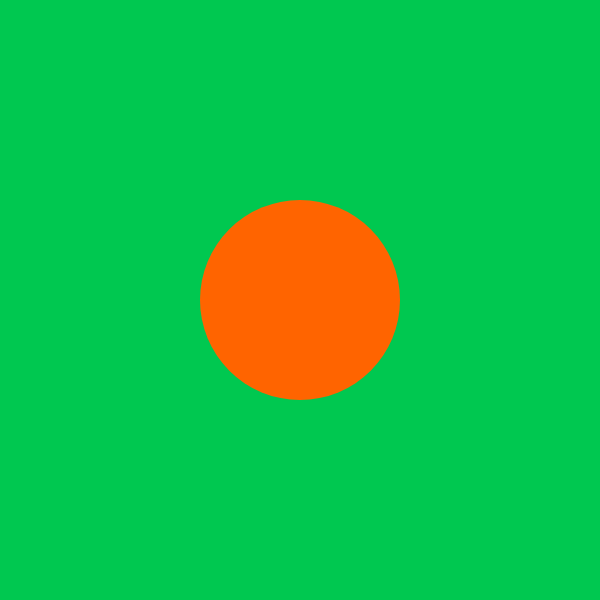
Frame 1 (no input)
Frame 60 (no input): identical to frame 1, image omitted
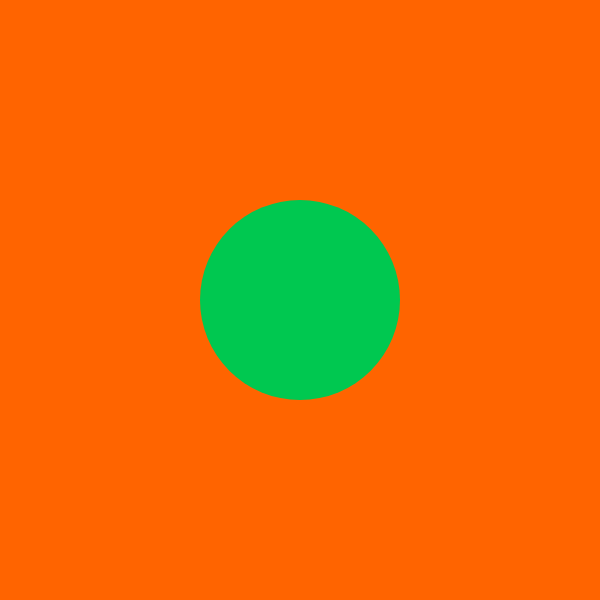
Frame 120 (the mouse pressed at the canvas centre since frame 60)

The p5.js sketch that drew these frames (run headless with seeded random() and noise() and a simulated clock; from frame 60 on, the mouse is pressed at the canvas centre):

// p5.js sketch
// ── sketch.js
function setup() {
  createCanvas(600, 600);
  noStroke();
}

function draw() {
  //change fill and background colour
  //based on the distance between the mouse and the center of the ellipse
  let d = dist(width * 0.5, height * 0.5, mouseX, mouseY);
  console.log(d);
  if(d > 100){
    fill(255, 100, 0);
    background(0, 200, 80);
  }
  else{
    fill(0, 200, 80);
    background(255, 100, 0);
  }
  ellipse(width * 0.5, height * 0.5, 200, 200);
}
